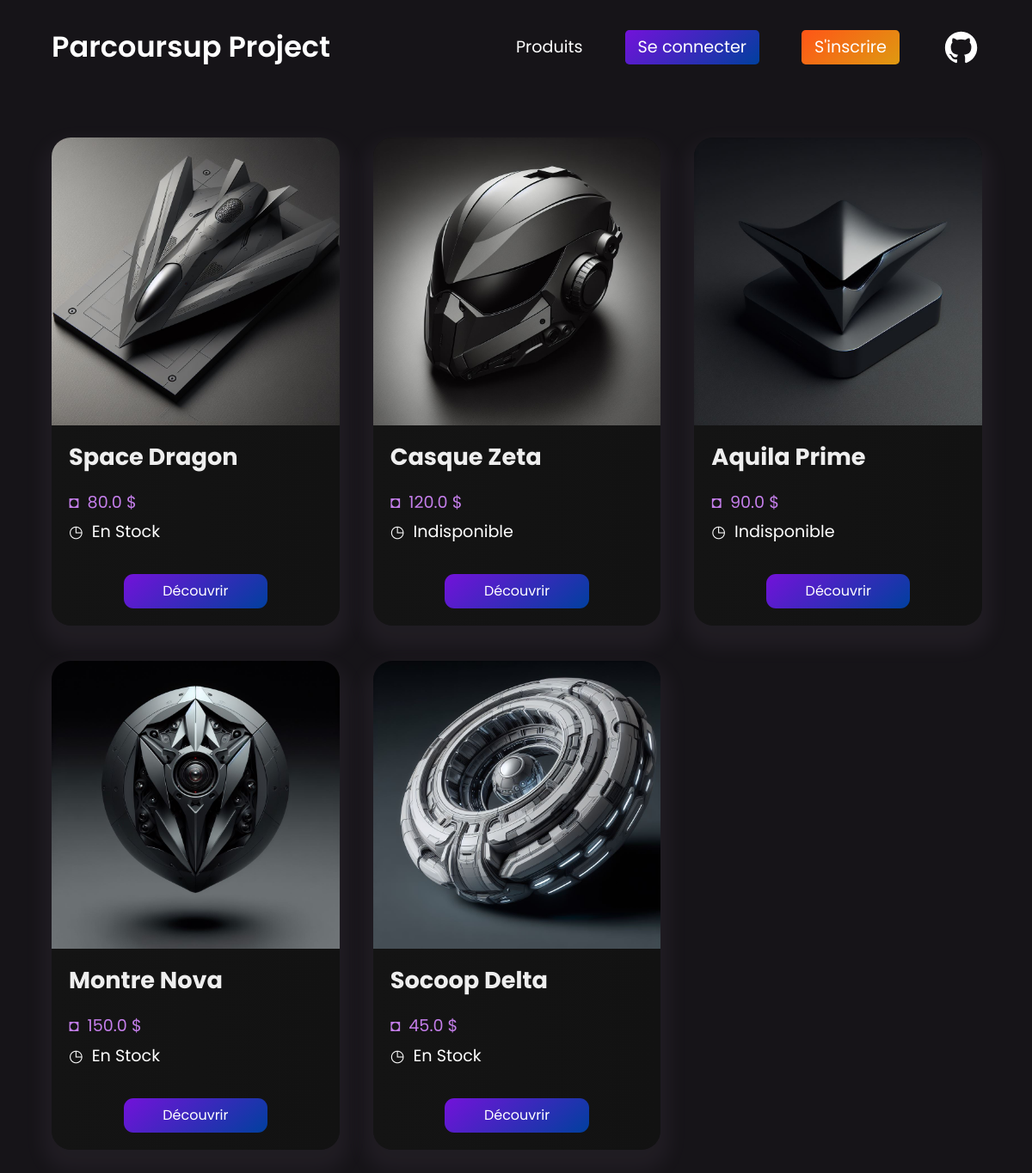
Screenshot of /products/ with the database file from the repository.
### project/backend/models/product.py (models this page shows)
class Product(db.Model):
    __tablename__ = 'Product'
    ProductId = db.Column(db.Integer, primary_key=True, autoincrement=True)
    Name = db.Column(db.Text)
    Description = db.Column(db.Text)
    Image = db.Column(db.Text)
    Price = db.Column(db.Float)
    Stock = db.Column(db.Integer)

### project/backend/routes/productsPage.py (the view)
@products_blueprint.route('/', methods=['GET', 'POST'])
def render_product_page():
    products = Product.query.all()
    username, user = user_management.get_user_info()
    for product in products:
        if product.Stock > 10:
            product.stock_status = 'En Stock'
        elif 0 < product.Stock <= 10:
            product.stock_status = f'Il reste {product.Stock} produit(s)'
        else:
            product.stock_status = 'Indisponible'
        notification = session.pop('notification', None)
    if user :
        return render_template('products.html', products=products, connected=bool(user), notification=notification)
    else :
        return render_template('products.html', products=products, connected=bool(user), notification=notification)

### project/backend/utils/userGestion.py (called while the page is built)
    def get_user_info(self):
        if 'username' in session:
            self.username = session['username']
            self.user = User.query.filter_by(Name=self.username).first()
        return self.username, self.user

### templates/products.html (shortened to what this page needs)
<!DOCTYPE html>
<html lang="en">
<head>
    <link rel="stylesheet" href="{{ url_for('static', filename='css/products.css')}}">
    <link rel="stylesheet" href="{{ url_for('static', filename='css/reset.css')}}">
    <link rel="stylesheet" href="https://cdnjs.cloudflare.com/ajax/libs/font-awesome/5.15.4/css/all.min.css">
</head>
<body>
    {% if connected %}
        {% include 'connectNavBar.html' %}
    {% else %}
        {% include 'navbar.html' %}
    {% endif %}
    <section class="product-gallery">
        {% for product in  products%}
        <div class="card">
            <div class='main'>
            <img class='productImage' src="{{product.Image}}" alt="{{product.Name}}" />
            <div class='productInfo'>
                <h2>{{product.Name}}</h2>
                <div class="infos-utils">
                    <div class="price">
                    <ins>◘</ins>
                    <p> {{ product.Price }} $</p>
                    </div>
                    <div class="stock">
                    <ins>◷</ins>
                    <p>{{product.stock_status}}</p>
                    </div>
                </div>
            </div>
            <div class="discover-button">
                <a href="{{ url_for('products.product_detail', product_id=product.ProductId) }}">Découvrir</a>
            </div>
            </div>
        </div>
        {% endfor %}
    </section>
</body>
</html>

### templates/navbar.html (shortened to what this page needs)
<nav>
  <h1><a href="">Parcoursup Project</a></h1>
  <ul class="nav-links">
    <li class="link-1"><a href="{{url_for('products.render_product_page')}}">Produits</a></li>
    <li class="link-2"><a href="{{url_for('account.login')}}">Se connecter</a></li>
    <li class="link-3"><a href="{{url_for('account.register')}}">S'inscrire</a></li>
    <li class="link-4"><a href="https://github.com/kyamaoff/Parcoursup-Project"></a></li>
  </ul>
</nav>

### static/css/products.css (style rules this page uses)
body { margin: 0; font-family: 'Poppins', sans-serif; -webkit-font-smoothing: antialiased; -moz-osx-font-smoothing: grayscale; background-color: rgb(22, 20, 24); color: #eee; user-select: none; display: flex; flex-direction: column; justify-content: center; align-items: center; }
.product-gallery { margin-top: 70px; width: 90vw; display: grid; grid-template-columns: repeat(4, 24%); column-gap: 1.33%; row-gap: 35px; margin-bottom: 100px; }
@media screen and (max-width: 1500px) { .product-gallery { grid-template-columns: repeat(3, 31%); gap: 3.6%; } }

### templates/navbar.html (style rules this page uses)
nav { font-family: 'Poppins', sans-serif; display: flex; width: 90vw; height: 70px; justify-content: space-between; align-items: center; margin-top: 20px; }
nav svg { width: 50px; height: 50px; }
nav h1 a { font-size: 2.1em; font-weight:600 ; }
nav a { color: white; }
nav .nav-links { display: flex; width: 30%; align-items: center; justify-content: space-between; }
nav .nav-links a { font-size: 1.2em; }
.nav-links .link-2, .link-3 { border-radius: 0.3em; padding: 10px 15px 10px 15px; background: beige; font-size: 1em; }
.nav-links .link-2 { background: rgb(115,18,218); background: linear-gradient(140deg, rgba(115,18,218,1) 0%, rgba(0,64,158,1) 100%); }
.nav-links .link-3 { background: rgb(255,85,23); transition: 0.3s; background: linear-gradient(140deg, rgba(255,85,23,1) 0%, rgba(222,154,17,1) 100%); }
.nav-links svg { display: flex; align-items: center; justify-content: center; width: 45px; height: 45px; border-radius: 454px; }
@media screen and (max-width:1600px) { nav .nav-links { width: 40%; } }
@media screen and (max-width:1300px) { nav .nav-links { width: 50%; } }

### rows the page displays
Product: Image (picture), Name "Space Dragon", Price "80.0", stock_status "En Stock"
Product: Image (picture), Name "Casque Zeta", Price "120.0", stock_status "Indisponible"
Product: Image (picture), Name "Aquila Prime", Price "90.0", stock_status "Indisponible"
Product: Image (picture), Name "Montre Nova", Price "150.0", stock_status "En Stock"
Product: Image (picture), Name "Socoop Delta", Price "45.0", stock_status "En Stock"
